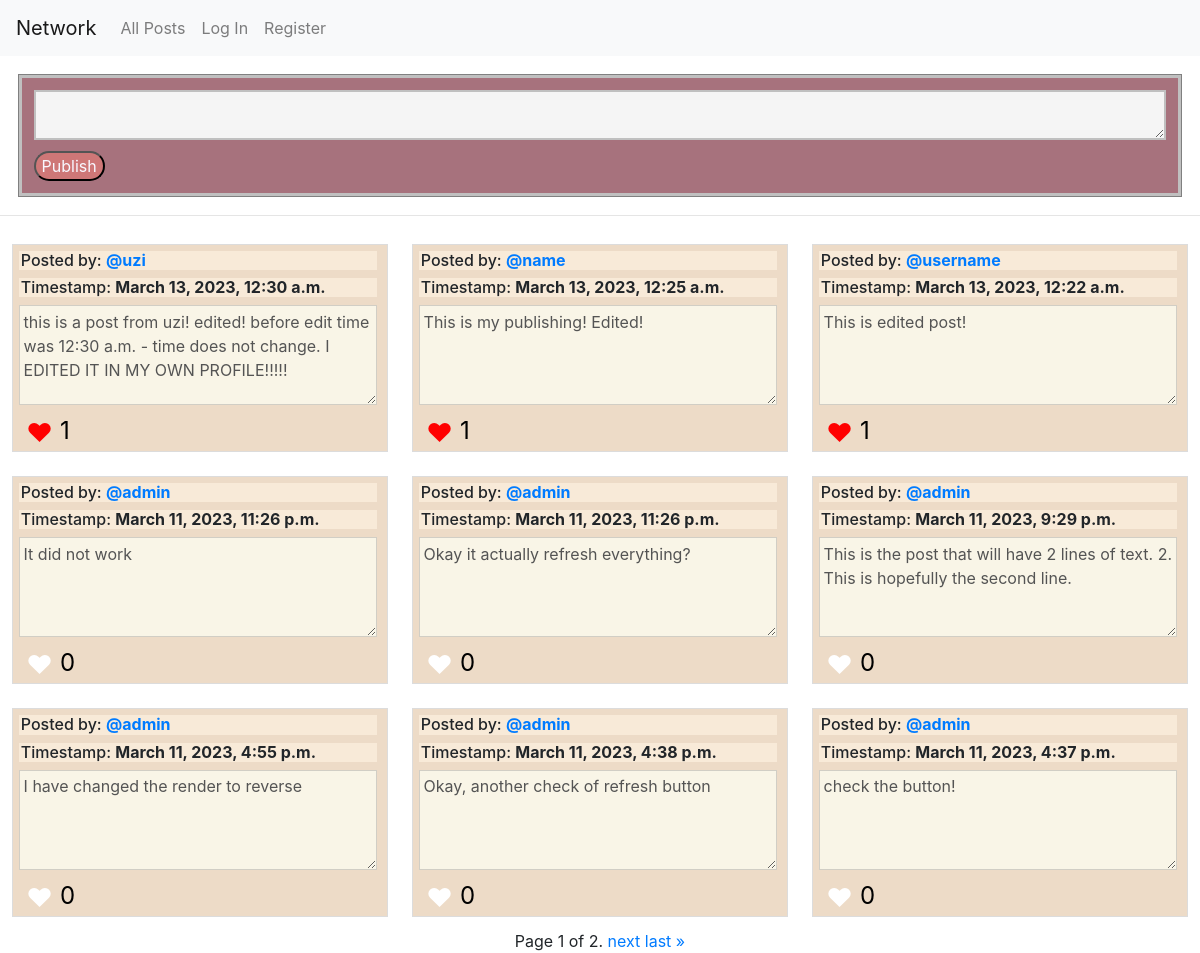
The page / on the database its author committed.
### network/models.py (models this page shows, shortened)
class Post(models.Model):
    user = models.ForeignKey(User, on_delete=models.CASCADE, related_name="post_owner") #, null=True, blank=True)
    post = models.CharField(max_length=1000)
    timestamp = models.DateTimeField(auto_now_add=True)

class User(AbstractUser):
    pass

### network/views.py (the view)
# urls.py: path("", views.index, name="index"),
def index(request):
    currentUser = request.user
    all_posts = Post.objects.order_by('-timestamp')
    paginator = Paginator(all_posts, 9)
    page_number = request.GET.get('page')
    page_obj = paginator.get_page(page_number)
    allLikes = Likes.objects.all()
    whatYouLiked = []
    try:
        for like in allLikes:
            whatYouLiked.append(like.post.id)
    except:
        whatYouLiked = []
    return render(request, "network/index.html", {
        "posts" : page_obj,
        "currentUser" : currentUser,
        "whatYouLiked" : whatYouLiked,
        "allLikes" : allLikes
    })

### network/templates/network/index.html (shortened to what this page needs)
{% extends "network/layout.html" %} {% block body %}
<div class="post">
  <form method="post" action="{% url 'post' %}" class="post-form">
    <textarea
      maxlength="1000"
      class="input-textarea"
      name="input-textarea-name"
    ></textarea>
    <br />
    <button class="btn-publish" type="submit">Publish</button>
  </form>
</div>
<hr />
<div class="post-content">
  {% for post in posts %}
  <div class="individual-post">
    <form
      method="post"
      action="{% url 'post_individual' post_id=post.id %}"
      class="btn-save-edit-form"
    >
      <h6 class="user-and-time">
        Posted by:
        <strong
          ><a
            href="{% url 'individual' id=post.user.id %}"
            id="user-{{ post.user.id }}"
            >@{{ post.user }}</a
          ></strong
        >
      </h6>
      <h6 class="user-and-time">
        Timestamp: <strong>{{ post.timestamp }}</strong>
      </h6>
      <div class="individual-post-content">
        <textarea class="post-text" name="post-text-edited" disabled>
{{post.post}}</textarea
        >
      </div>
      <div class="likes-and-edit">
        {% if post.id in whatYouLiked %}
        <p
          class="likes likes-liked"
          data-postid="{{post.id}}"
          data-whatYouLiked="{{whatYouLiked}}"
        >
          &#9829;
        </p>
        {% else %}
        <p
          class="likes likes-unliked"
          data-postid="{{post.id}}"
          data-whatYouLiked="{{whatYouLiked}}"
        >
          &#9829;
        </p>
        {% endif %}
        <p class="like-number">{{post.post_related_likes.count}}</p>
      </div>
    </form>
  </div>
  {% endfor %}
</div>
<div class="pagination">
  <span class="step-links">
    <span class="current-page">
      Page {{ posts.number }} of {{ posts.paginator.num_pages }}.
    </span>
    {% if posts.has_next %}
    <a href="?page={{ posts.next_page_number }}">next</a>
    <a href="?page={{ posts.paginator.num_pages }}">last &raquo;</a>
    {% endif %}
  </span>
</div>
{% endblock %}

### network/static/network/styles.css (style rules this page uses)
.post { display: flex; border: solid 1px grey; margin: 1.5%; }
.post-form { display: flex; flex-wrap: wrap; width: 100%; background-color: #a7727d; border: silver solid 3px; }
.input-textarea { background-color: whitesmoke; border: solid 2px silver; margin: 1%; height: 50px; width: 100%; }
.btn-publish { margin: 1%; margin-top: 0%; border-radius: 25px; background-color: #ce7777; color: ghostwhite; }
.post-content { display: flex; flex-wrap: wrap; justify-content: flex-start; }
.individual-post { display: flex; flex-direction: row; flex-wrap: wrap; align-content: flex-start; padding: 0.5% 0.5% 0% 0.5%; border: solid 1px gainsboro; margin: 1%; height: calc(100% / 2); width: calc(100% / 3 - 2%); background-color: #eddbc7; }
.btn-save-edit-form { display: block; width: 100%; align-self: center; margin-right: 1%; margin-left: auto; }
.user-and-time { width: 100%; background-color: #f8ead8; padding-left: 0.5%; }
.individual-post-content .post-text { width: 100%; flex-grow: 15; padding: 1%; background-color: #f9f5e7; height: 100px; overflow: auto; }
.likes-and-edit { display: flex; align-items: flex-start; width: 100%; height: 40px; }
.likes-liked { align-self: flex-start; color: red; font-size: 26px; margin-bottom: 1%; margin-top: 0.5%; padding-left: 2%; }
.likes-unliked { align-self: flex-start; color: white; font-size: 26px; margin-bottom: 1%; margin-top: 0.5%; padding-left: 2%; }
.like-number { align-self: flex-start; color: black; font-size: 24px; margin-bottom: 1%; margin-top: 0.5%; padding-left: 2%; }
.pagination { display: flex; justify-content: center; }

### rows shown on the page
Post: user "uzi", timestamp "March 13, 2023, 12:30 a.m.", post-text-edited "this is a post from uzi! edited! before edit time was 12:30 a.m. - time does not change. I EDITED IT IN MY OWN PROFILE!!!!!", post_related_likes.count "1"
Post: user "name", timestamp "March 13, 2023, 12:25 a.m.", post-text-edited "This is my publishing! Edited!", post_related_likes.count "1"
Post: user "username", timestamp "March 13, 2023, 12:22 a.m.", post-text-edited "This is edited post!", post_related_likes.count "1"
Post: user "admin", timestamp "March 11, 2023, 11:26 p.m.", post-text-edited "It did not work", post_related_likes.count "0"
Post: user "admin", timestamp "March 11, 2023, 11:26 p.m.", post-text-edited "Okay it actually refresh everything?", post_related_likes.count "0"
Post: user "admin", timestamp "March 11, 2023, 9:29 p.m.", post-text-edited "This is the post that will have 2 lines of text. 2. This is hopefully the second line.", post_related_likes.count "0"
Post: user "admin", timestamp "March 11, 2023, 4:55 p.m.", post-text-edited "I have changed the render to reverse", post_related_likes.count "0"
Post: user "admin", timestamp "March 11, 2023, 4:38 p.m.", post-text-edited "Okay, another check of refresh button", post_related_likes.count "0"
Post: user "admin", timestamp "March 11, 2023, 4:37 p.m.", post-text-edited "check the button!", post_related_likes.count "0"

### other values the page prints
{{ posts.number }} "1"
{{ posts.paginator.num_pages }} "2"
